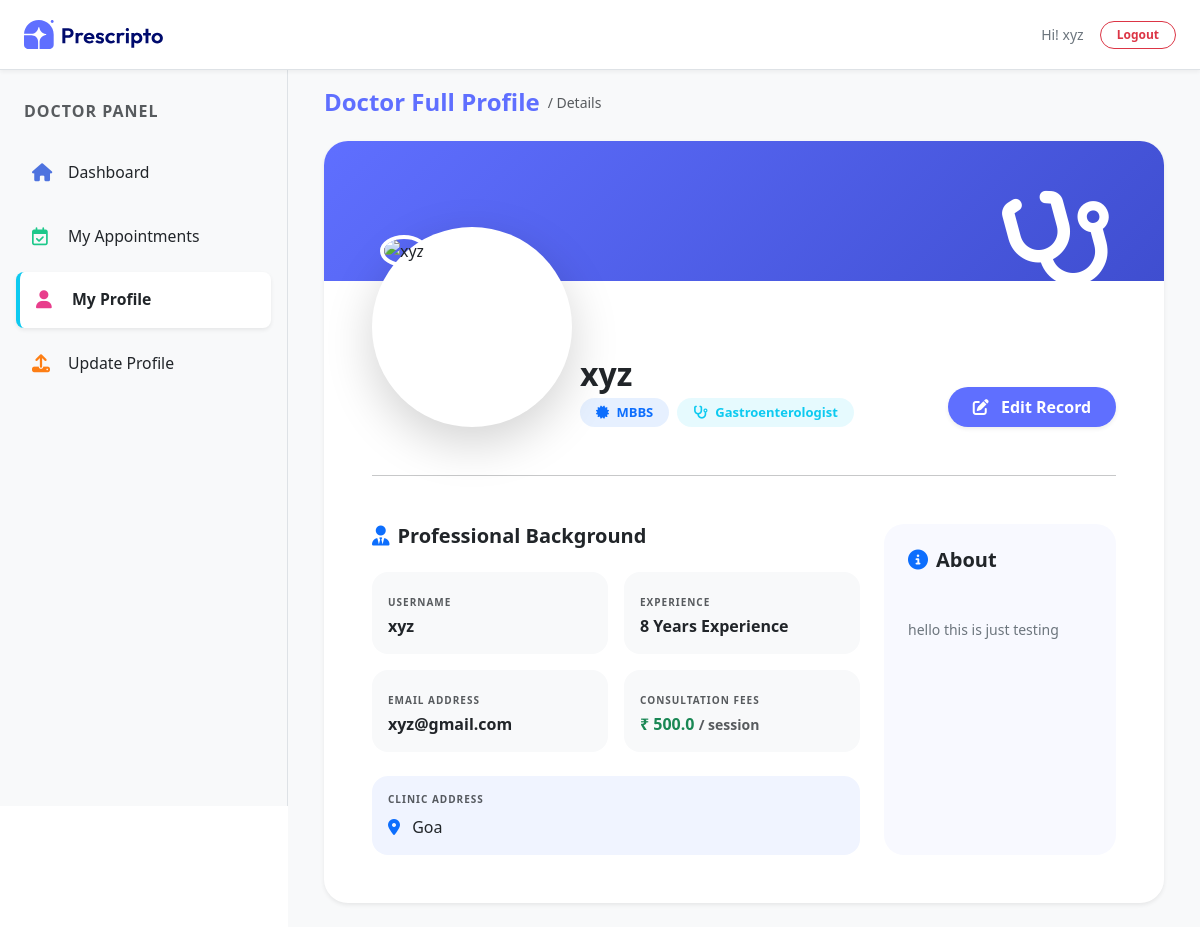
The app's page /doctor_profile/ (signed in), older data.
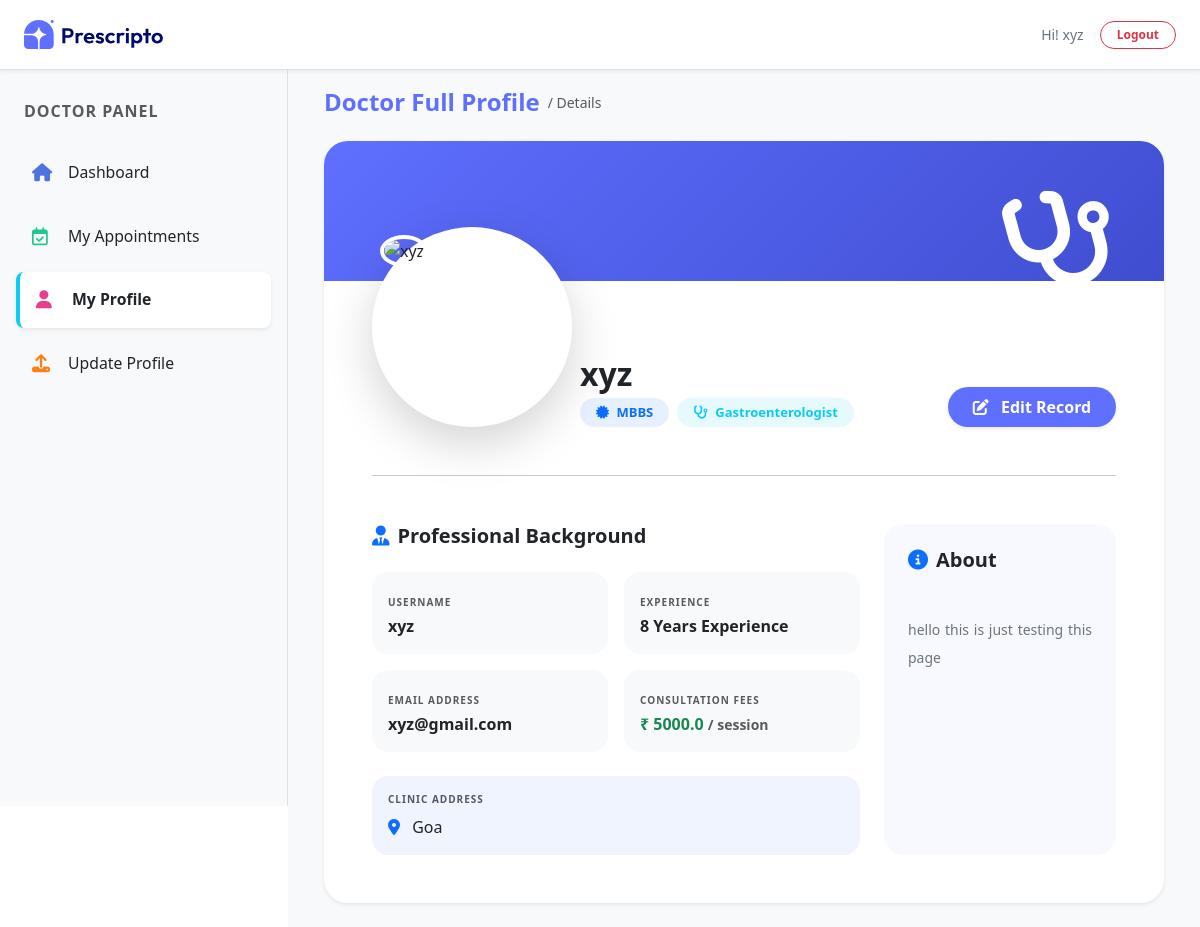
The same page, newer data.
### appointment/models.py (models this page shows, shortened)
class Doctor(models.Model):
    image = CloudinaryField('image', folder='doctor_image')
    name = models.CharField(max_length=100)
    email = models.EmailField()
    username = models.CharField(max_length=255, unique=True)
    password = models.CharField(max_length=100)
    experience = models.IntegerField()
    fees = models.FloatField()
    category = models.ForeignKey(Category, on_delete=models.CASCADE)
    degree = models.CharField(max_length=50)
    about = models.TextField()
    address = models.TextField()
    available = models.BooleanField(default=True)

class Category(models.Model):
    name = models.CharField(max_length=100)

### appointment/views.py (the view)
# urls.py: path('doctor_profile/', views.doctor_profile, name='doctor_profile'),
def doctor_profile(request):
    doctor_id = request.session.get('doctor_id')
    doctor = Doctor.objects.get(id=doctor_id)
    return render(request, 'dashboard/doctor_profile.html', {"role" : "doctor", 'action': 'profile', 'doctor': doctor})

### templates/dashboard/doctor_profile.html (shortened to what the changed rows need)
{% extends "dashboard/layout.html" %}
{% load static %}
{% block contant %}
    <section class="flex-grow p-4 bg-light w-100 overflow-hidden"
            style="margin-top: 64px; margin-left: 18rem; min-height: 100vh; overflow-x: hidden;">
        <div class="container-fluid">
            <div class="card border-0 shadow-sm" style="border-radius: 24px; background: white;" data-aos="fade-up">
                <div class="card-body px-4 px-md-5 pb-5" style="margin-top: -70px; position: relative; z-index: 5;">
                    <div class="row align-items-end mb-4">
                        <div class="col-lg-6 mt-3 mt-lg-0 text-center text-lg-start" data-aos="fade-up" data-aos-delay="300">
                            <div class="ps-lg-3">
                                <h2 class="fw-bold text-dark mb-1">{{ doctor.name }}</h2>
                                <div class="d-flex justify-content-center justify-content-lg-start align-items-center gap-2">
                                    <span class="badge bg-primary bg-opacity-10 text-primary px-3 py-2 rounded-pill fw-bold" style="font-size: 13px;">
                                        <i class="fas fa-certificate me-1"></i> {{ doctor.degree }}
                                    </span>
                                    <span class="badge bg-info bg-opacity-10 text-info px-3 py-2 rounded-pill fw-bold" style="font-size: 13px;">
                                        <i class="fas fa-stethoscope me-1"></i> {{ doctor.category.name }}
                                    </span>
                                </div>
                            </div>
                        </div>
                    </div>
                    <div class="row g-4">
                        <div class="col-lg-8" data-aos="fade-right" data-aos-delay="500">
                            <div class="row g-3">
                                <div class="col-md-6">
                                    <div class="p-3 rounded-4 bg-light border-0 h-100">
                                        <label class="small text-muted fw-bold text-uppercase mb-1" style="font-size: 10px; letter-spacing: 1px;">Username</label>
                                        <div class="fw-semibold text-dark">{{ doctor.username }}</div>
                                    </div>
                                </div>
                                <div class="col-md-6">
                                    <div class="p-3 rounded-4 bg-light border-0 h-100">
                                        <label class="small text-muted fw-bold text-uppercase mb-1" style="font-size: 10px; letter-spacing: 1px;">Experience</label>
                                        <div class="fw-semibold text-dark">{{ doctor.experience }} Years Experience</div>
                                    </div>
                                </div>
                                <div class="col-md-6">
                                    <div class="p-3 rounded-4 bg-light border-0 h-100">
                                        <label class="small text-muted fw-bold text-uppercase mb-1" style="font-size: 10px; letter-spacing: 1px;">Email Address</label>
                                        <div class="fw-semibold text-dark">{{ doctor.email }}</div>
                                    </div>
                                </div>
                                <div class="col-md-6">
                                    <div class="p-3 rounded-4 bg-light border-0 h-100">
                                        <label class="small text-muted fw-bold text-uppercase mb-1" style="font-size: 10px; letter-spacing: 1px;">Consultation Fees</label>
                                        <div class="fw-semibold text-success">₹ {{ doctor.fees }} <span class="small text-muted">/ session</span></div>
                                    </div>
                                </div>
                            </div>
                            <div class="mt-4" data-aos="fade-up" data-aos-delay="600">
                                <div class="p-3 rounded-4" style="background-color: #f0f4ff;">
                                    <label class="small text-muted fw-bold text-uppercase mb-2 d-block" style="font-size: 10px; letter-spacing: 1px;">Clinic Address</label>
                                    <div class="fw-medium text-dark lh-base"><i class="fas fa-map-marker-alt text-primary me-2"></i> {{ doctor.address }}</div>
                                </div>
                            </div>
                        </div>
                        <div class="col-lg-4" data-aos="fade-left" data-aos-delay="500">
                            <div class="card border-0 h-100 p-4" style="background-color: #f8f9ff; border-radius: 20px;">
                                <h5 class="fw-bold text-dark mb-3 d-flex align-items-center gap-2">
                                    <i class="fas fa-info-circle text-primary"></i> About
                                </h5>
                                <p class="text-secondary small mb-0 lh-lg" style="white-space: pre-line; text-align: justify;">
                                    {{ doctor.about }}
                                </p>
                            </div>
                        </div>
                    </div>
                </div>
            </div>
        </div>
    </section>
{% endblock %}

### templates/dashboard/layout.html (shortened to what this page needs)
<!DOCTYPE html>
<html lang="en">
<head>
    <link href="https://cdn.jsdelivr.net/npm/bootstrap@5.3.3/dist/css/bootstrap.min.css" rel="stylesheet" />
    <link href="https://cdnjs.cloudflare.com/ajax/libs/font-awesome/5.15.3/css/all.min.css" rel="stylesheet" />
    <link rel="stylesheet" href="https://cdnjs.cloudflare.com/ajax/libs/font-awesome/6.7.2/css/all.min.css" />
    <link href="https://unpkg.com/aos@2.3.4/dist/aos.css" rel="stylesheet">
</head>
    {% load static %}
    <body>
        <header class="d-flex justify-content-between align-items-center border-bottom bg-white px-4"
                style="height: 70px; position: fixed; top: 0; width: 100%; z-index: 1050; box-shadow: 0 2px 4px rgba(0,0,0,0.05);">
            <div class="d-flex align-items-center">
                <a href="{% url 'dash_admin' %}">
                    <img src="{% static 'assets/assets_frontend/logo.svg' %}" alt="Logo" style="width: 140px;">
                </a>
            </div>
            <div class="d-flex align-items-center gap-3 text-secondary small">
                {% if role == 'admin' %}
                    <span class="text-capitalize fw-medium">Hi! {{ request.session.username }}</span>
                {% else %}
                    <span class="fw-medium">Hi! {{ doctor.name }}</span>
                {% endif %}
                <a href="{% url 'dash_logout' %}" class="btn btn-outline-danger btn-sm rounded-pill px-3 py-1 fw-bold" style="font-size: 12px;">Logout</a>
            </div>
        </header>
        <main class="d-flex" style="min-height: calc(100vh - 64px);">
            {% if role == 'doctor' %}
                <nav id="sidebar" class="border-end bg-light p-3"
                    style="width: 18rem; height: calc(100vh - 64px); position: fixed; top: 70px; left: 0; z-index: 1000; overflow-y: auto;">
                    <div class="mb-4 ps-2 pt-3">
                        <h6 class="text-uppercase text-muted fw-bold" style="letter-spacing: 1px; font-size: 1rem;">Doctor Panel</h6>
                    </div>
                    <a href="{% url 'doctor_dashboard' %}" class="nav-link d-flex align-items-center gap-3 p-3 rounded-3 mb-2 {% if action == 'doctor' %}bg-white shadow-sm border-start border-4 border-primary fw-bold{% else %}text-dark{% endif %}"
                    style="transition: 0.3s; font-size: 18px; text-decoration: none;">
                        <i class="fa-solid fa-house" style="color: #4e73df; width: 20px;"></i> <span class="small">Dashboard</span>
                    </a>
                    <a href="{% url 'doctor_appointments' %}" class="nav-link d-flex align-items-center gap-3 p-3 rounded-3 mb-2 {% if action == 'doctor_appointments' %}bg-white shadow-sm border-start border-4 border-success fw-bold{% else %}text-dark{% endif %}"
                    style="transition: 0.3s; font-size: 18px; text-decoration: none;">
                        <i class="fa-regular fa-calendar-check" style="color: #1cc88a; width: 20px;"></i> <span class="small">My Appointments</span>
                    </a>
                    <a href="{% url 'doctor_profile' %}" class="nav-link d-flex align-items-center gap-3 p-3 rounded-3 mb-2 {% if action == 'profile' %}bg-white shadow-sm border-start border-4 border-info fw-bold{% else %}text-dark{% endif %}"
                    style="transition: 0.3s; font-size: 18px; text-decoration: none;">
                        <i class="fa-solid fa-user" style="color: #e83e8c; width: 20px;"></i> <span class="small">My Profile</span>
                    </a>
                    <a href="{% url 'edit_doctor' %}" class="nav-link d-flex align-items-center gap-3 p-3 rounded-3 mb-2 {% if action == 'edit_doctor' %}bg-white shadow-sm border-start border-4 border-warning fw-bold{% else %}text-dark{% endif %}"
                    style="transition: 0.3s; font-size: 18px; text-decoration: none;">
                        <i class="fa-solid fa-upload" style="color: #fd7e14; width: 20px;"></i> <span class="small">Update Profile</span>
                    </a>
                </nav>
            {% endif %}
            {% block contant %}
            {% endblock %}
        </main>
    </body>
</html>

Row changes from the older to the newer data that the page shows:
changed Doctor "xyz": fees "500.0" → "5000.0"; about "hello this is just testing" → "hello this is just testing this page"
